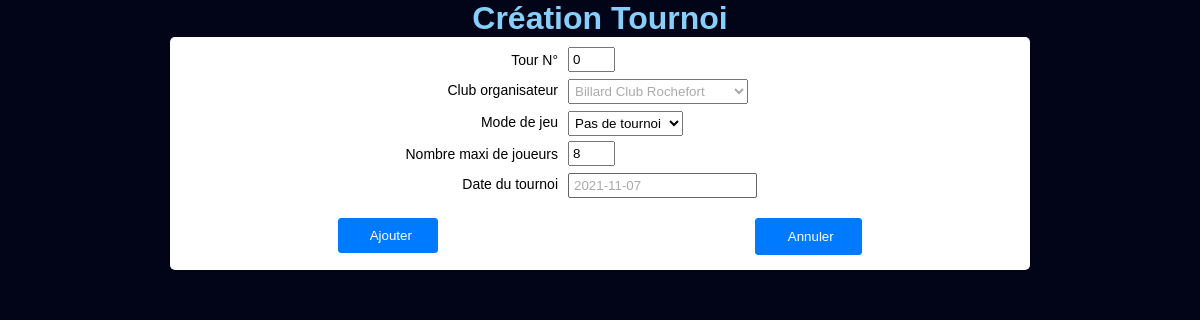
The app's page /admin-insc/admin_update_tourdejeu/102 (signed in) with its own data.
### tournoi/models.py (models this page shows, shortened)
class TourDeJeu(models.Model):
    tour_nbr = models.PositiveSmallIntegerField(blank=True, null=True, verbose_name='Tour N°')
    lieu_organisation = models.ForeignKey(Club, on_delete=models.PROTECT)
    mode_jeu = models.ForeignKey(ModeJeux, default=ModeJeux.get_default_pk, blank=True, null=True, verbose_name='Mode de jeu', on_delete=models.PROTECT)
    nbr_maxi_joueur = models.PositiveSmallIntegerField(default=8, blank=True, null=True, verbose_name='Nombre maxi de joueur')
    nbr_inscrit = models.PositiveSmallIntegerField(default=0, blank=True, null=True, verbose_name="Nombre d'inscrit")
    nbr_inscrit_att = models.PositiveSmallIntegerField(default=0, blank=True, null=True, verbose_name="Nombre d'inscrit sur liste d'attente")
    date = models.DateField(auto_now=False, auto_now_add=False)
    class Meta:
        verbose_name_plural = "Tour de Jeux"
        ordering = ('date', 'lieu_organisation__short_name')

### administration/views.py (the view)
# urls.py: path('admin_update_tourdejeu/<int:pk>', views.TourdejeuUpdate, name='admin_update_tourdejeu'),
@login_required(login_url='../../accounts/login/')
def TourdejeuUpdate(request, pk):
    try:
        tourdejeu = TourDeJeu.objects.get(pk=pk)
    except TourDeJeu.DoesNotExist:
        return redirect('admin_index')
    form = TourdejeuForm(request.POST or None, instance=tourdejeu)
    if form.is_valid():
        form.save()
    return render(request, 'admin_update_tourdejeu.html', {'form':form})

### tournoi/models.py (called while the page is built)
    def __str__(self):
        return self.nom_club

    def __str__(self):
        return self.mode_jeux

### administration/templates/admin_update_tourdejeu.html (shortened to what this page needs)
{% extends 'popup.html' %}
{% load static %}
{% block content %}
<div class="col">
    <div class="row" style="justify-content:center">
        <h1>Création Tournoi</h1>
    </div>
    <div class="row" style="justify-content:center">
        <div class="tournoi" style="border-radius: 5px">
            <form method="post" enctype="multipart/form-data">
                <div class="col ">
                    <div class="row">
                        <div class="form-label">
                            <label>{{ form.tour_nbr.label }}</label>
                        </div>
                        <div>
                            {{ form.tour_nbr }}
                        </div>
                    </div>
                    <div class="row">
                        <div class="form-label">
                            <label>{{ form.lieu_organisation.label }}</label>
                        </div>
                        <div>
                            {{ form.lieu_organisation }}
                        </div>
                    </div>
                    <div class="row">
                        <div class="form-label">
                            <label>{{ form.mode_jeu.label }}</label>
                        </div>
                        <div>
                            {{ form.mode_jeu }}
                        </div>
                    </div>
                    <div class="row">
                        <div class="form-label">
                            <label>{{ form.nbr_maxi_joueur.label }}</label>
                        </div>
                        <div>
                            {{ form.nbr_maxi_joueur }}
                        </div>
                    </div>
                    <div class="row">
                        <div class="form-label">
                            <label>{{ form.date.label }}</label>
                        </div>
                        <div>
                            {{ form.date }}
                        </div>
                    </div>
                    <div class="div_submit" style="margin-top:15px">
                        <input type="submit" value="Ajouter" />
                        <a href="#" onclick="window.close();">
                            <input type="cancel" value="Annuler" />
                        </a>
                    </div>
                </div>
            </form>
        </div>
    </div>
</div>
{% endblock content %}

### static/css/style.css (style rules this page uses)
* { margin: 0px; padding: 0px; font-family: Avenir, sans-serif; }
html { font: 62.5% Arial, Helvetica, sans-serif; }
.popup_background { background-color: #020518; }
body { min-height: 100%; }
h1 { font-size: 32px; color: lightskyblue; }
.col { display: flex; flex-wrap: wrap; flex-direction: column; }
.row { display: flex; flex-wrap: nowrap; width: 100%; }
.connexion, .tournoi { width: 300px; background-color: white; padding: 10px; border-top-left-radius: 5px; border-top-right-radius: 5px; }
.tournoi { width: 70%; }
label { font-size: 12px; }
#id_date, #id_lieu_organisation { color:#aaaaaa; }

### static/css/form.css (style rules this page uses)
input[type=text], input[type=password], input[type=email], input[type=cancel], input[type=submit] { height: 25px; width:97%; border-radius: 5px; padding-left: 5px; margin-bottom: 15px; }
input[type=submit], input[type=cancel] { width: 100px; height: 35px; background-color: #007bff; color: white; font-weight: 400; border-radius: 3px; margin-bottom: 5px; border: 1px solid #007bff; text-align: center; }
.div_submit { width: 100%; display: flex; justify-content: space-around; }
.form-control, .form-select, input[type=text].form-control { margin-top: 2px; margin-bottom: 5px; padding: 2px; height: 25px; }
input[type=text].form-control { border-radius: 2px; border: 1px solid rgb(100, 100, 100); height: 19px; padding: 2px 2px 2px 5px; }
.form-check-input[type=number] { width: 20%; padding: 3px; margin-bottom: 5px; }
.form-label { display: flex; align-items: center; width: 45%; justify-content: flex-end; margin-right: 10px; height: 25px; }
.form-label > label { font-size: 14px; }

### records on screen
TourDeJeu: tour_nbr "0", lieu_organisation "Billard Club Rochefort", mode_jeu "Pas de tournoi", nbr_maxi_joueur "8", date "2021-11-07"
